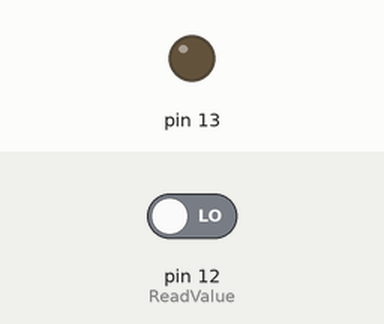
Recording of a program running on a simulated Raspberry Pi (header pin numbers). On the bench: output pins drawn as LEDs (lit = HIGH). The inputs (shaded band) are chosen by the test bench; at power-on: pin 12 (ReadValue) LOW.

Above: at 1.2 s.
1.3 s: pin 12 (ReadValue) driven HIGH
At 2.1 s:
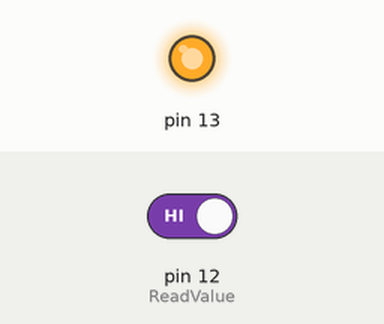
4.3 s: pin 12 (ReadValue) driven LOW
At 5.7 s:
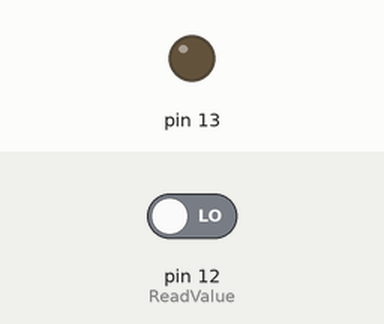
Timing chart, 0 to 7.3 s (numbered marks = the images above; inputs shaded):
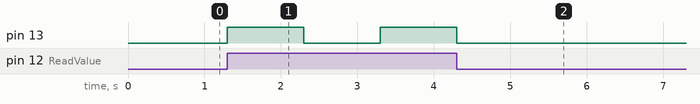

The program:

led_original.py
```python
# I uploaded the code only because I don't have the board to simulate the led
# controlling behaviour
# Hardware :
# - connect a button to pin 12 of raspberry and other button terminal to ground
#    through 1kohm resistor
# - connect the led cathode to pin 13 while the anode pin connected to 3.3V
#   through 10KOhm resistor

#To access the GPIO from python
import RPi.GPIO as GPIO
#to enable to use delays
import time

ReadValue = 1;

#use the bin numbering as counted on board
GPIO.setmode(GPIO.BOARD)

#to set pin directions to be input/output
GPIO.setup (12, GPIO.IN)
GPIO.setup (13, GPIO.OUT)


#to out low on pin 13 (to turn led on)
GPIO.output(13,False)

while (1):
    #to check the state of button
    ReadValue = GPIO.input(12)
    # if no button pressed,then blinking
    while ReadValue != 0:
        #to out high on pin 13 which should turn off the led
        GPIO.output(13,True)
        #wait one second
        time.sleep(1)
        #to out low on pin 13 (to turn led on)
        GPIO.output(13,False)
        #wait one second
        time.sleep(1)
        #read the input (button state) again
        ReadValue = GPIO.input(12)

    ##the following lines will be executed iff a button is pressed
    #to out low on pin 13 (to turn led on)
    GPIO.output(13,False)
```

Measured:
- after the input at 1.3 s, pin 13: LOW → HIGH at once, → LOW 1.0 s later, → HIGH 1.0 s later
- after the input at 4.3 s, pin 13: goes on until 4.3 s, then stays LOW
